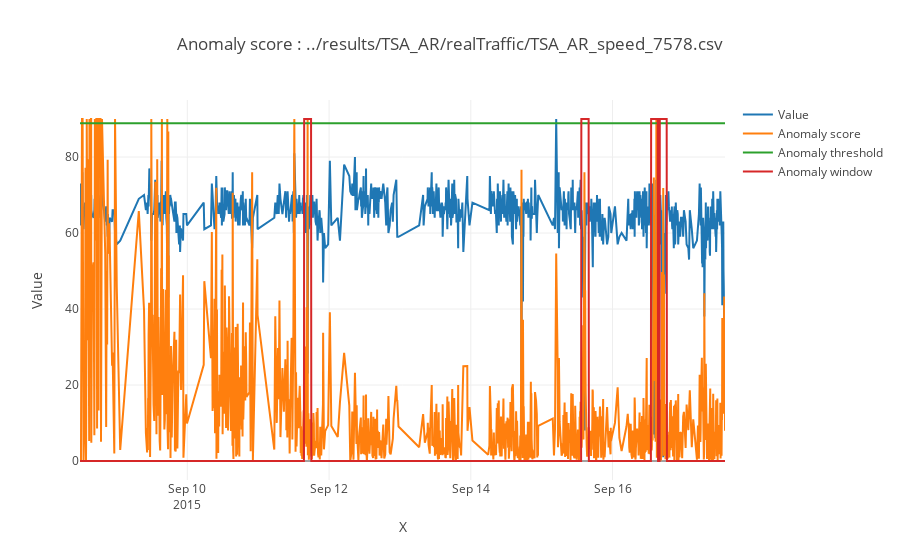
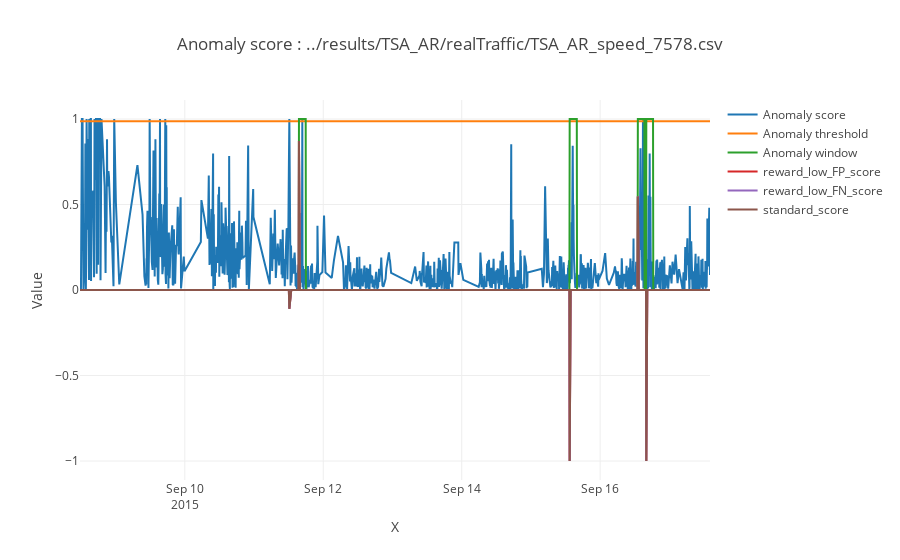

Source (notebook cell) for these figures, in order:
### Code cell
#Ploting Result (Note if the plot is not visible please close the tab shutdown notebook and restart)
#Reading results file 
if os.path.isfile(result_file):
    dataframe = pandas.read_csv(result_file)
    Error = None
else:
    Error = "No such file : "+result_file
    print(Error)

if set(['timestamp','value','anomaly_score','label', detector_profile]).issubset(dataframe.columns)\
        and Error is None:
    x = np.array(dataframe['timestamp'])
    value = np.array(dataframe['value'])
    anomaly_score = np.array(dataframe['anomaly_score'])
    anomaly_label = np.array(dataframe['label'])

    standard_score = np.array(dataframe[detector_profile])
else:
    if Error is None:
        Error = "Missing colomns in file "+result_file
    print(Error)
# Plot values, anomaly score and label scaled to values

if Error is None:
    value_max = np.max(value)
    trace_value = {"x": x,
             "y": value,
             "mode": 'lines',
             "name": 'Value'}

    trace_anomaly_score = {"x": x,
                  "y": anomaly_score*value_max,
                  "mode": 'lines',
                  "name": 'Anomaly score'}

    trace_anomaly_label = {"x": x,
                  "y": anomaly_label*value_max,
                  "mode": 'lines',
                  "name": 'Anomaly window'}
    trace_threshold = {"x": x,
                  "y": np.ones(len(x))*threshold*value_max,
                  "mode": 'lines',
                  "name": 'Anomaly threshold'}

    traces = [trace_value,trace_anomaly_score,trace_threshold,trace_anomaly_label]
    layout = dict(title = "Scalled anomaly score with value : "+result_file,
                  xaxis = dict(title = 'X'),
                  yaxis = dict(title = 'Value')
                 )
    fig = dict(data=traces, layout=layout)
    iplot(fig)

    #plot, anomalys score, label, and result from benchmark
    trace_anomaly_score = {"x": x,
                  "y": anomaly_score,
                  "mode": 'lines',
                  "name": 'Anomaly score'}

    trace_anomaly_label = {"x": x,
                  "y": anomaly_label,
                  "mode": 'lines',
                  "name": 'Anomaly window'}

    trace_threshold = {"x": x,
                  "y": np.ones(len(x))*threshold,
                  "mode": 'lines',
                  "name": 'Anomaly threshold'}

    trace_standard_score = {"x": x,
                  "y": standard_score,
                  "mode": 'lines',
                  "name": 'standard_score'}

    traces = [trace_anomaly_score,trace_threshold,trace_anomaly_label,trace_standard_score]
    layout = dict(title = "Anomaly score : "+result_file,
                  xaxis = dict(title = 'X'),
                  yaxis = dict(title = 'Value')
                 )
    fig = dict(data=traces, layout=layout)
    iplot(fig)
else:
    print(Error)
    print("Run from beginng to clear Error")

### Figure 1 — Plotly figure (JSON) as saved in the notebook; plotly's stock layout.template omitted (floating-point values rounded to 4 significant figures; data arrays with more than 128 entries replaced by an {"elided": "..."} marker saying what was removed)
{"data": [{"mode": "lines", "name": "Value", "type": "scatter", "uid": "b5eabdb5-8009-4c17-9f0e-55026f1b929d", "x": {"elided": "1127 str values"}, "y": {"elided": "1127 int values"}}, {"mode": "lines", "name": "Anomaly score", "type": "scatter", "uid": "9a28833f-b459-4eae-9454-3ace431ce71f", "x": {"elided": "1127 str values"}, "y": {"elided": "1127 float values"}}, {"mode": "lines", "name": "Anomaly threshold", "type": "scatter", "uid": "d7e14175-a76c-44c7-8cc5-aa3de35e9d6f", "x": {"elided": "1127 str values"}, "y": {"elided": "1127 float values"}}, {"mode": "lines", "name": "Anomaly window", "type": "scatter", "uid": "2f70c695-98c6-412f-a0d3-bbc1d65f6e44", "x": {"elided": "1127 str values"}, "y": {"elided": "1127 int values"}}], "layout": {"title": "Anomaly score : ../results/TSA_AR/realTraffic/TSA_AR_speed_7578.csv", "xaxis": {"title": "X"}, "yaxis": {"title": "Value"}}}

### Figure 2 — Plotly figure (JSON) as saved in the notebook; plotly's stock layout.template omitted (floating-point values rounded to 4 significant figures; data arrays with more than 128 entries replaced by an {"elided": "..."} marker saying what was removed)
{"data": [{"mode": "lines", "name": "Anomaly score", "type": "scatter", "uid": "8c91ddd2-5176-4ab2-a876-494ff39137e4", "x": {"elided": "1127 str values"}, "y": {"elided": "1127 float values"}}, {"mode": "lines", "name": "Anomaly threshold", "type": "scatter", "uid": "c96d69fe-2e4b-4457-a779-0da6e39643ce", "x": {"elided": "1127 str values"}, "y": {"elided": "1127 float values"}}, {"mode": "lines", "name": "Anomaly window", "type": "scatter", "uid": "2b4a272c-03cd-4ada-a769-cb725f6e49e6", "x": {"elided": "1127 str values"}, "y": {"elided": "1127 int values"}}, {"mode": "lines", "name": "reward_low_FP_score", "type": "scatter", "uid": "7480aab8-1c12-4998-9d37-e03ae41c1bfe", "x": {"elided": "1127 str values"}, "y": {"elided": "1127 float values"}}, {"mode": "lines", "name": "reward_low_FN_score", "type": "scatter", "uid": "1e54026d-57bb-4e7e-a5c3-9d2ea99e57f6", "x": {"elided": "1127 str values"}, "y": {"elided": "1127 float values"}}, {"mode": "lines", "name": "standard_score", "type": "scatter", "uid": "29800fb8-14d0-42bc-80f0-0e3a1c17a367", "x": {"elided": "1127 str values"}, "y": {"elided": "1127 float values"}}], "layout": {"title": "Anomaly score : ../results/TSA_AR/realTraffic/TSA_AR_speed_7578.csv", "xaxis": {"title": "X"}, "yaxis": {"title": "Value"}}}
